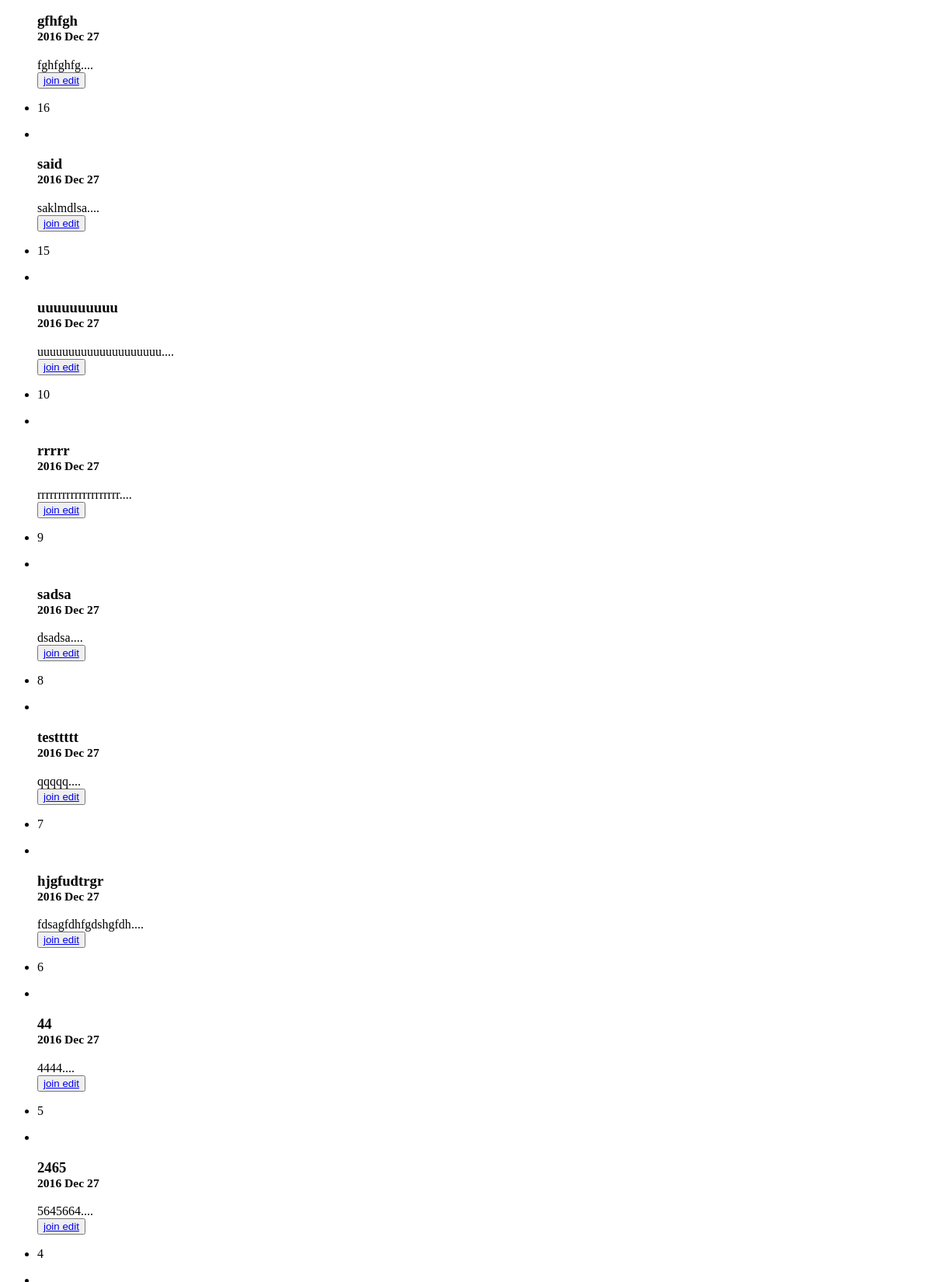
The app's page /hot/, older data.
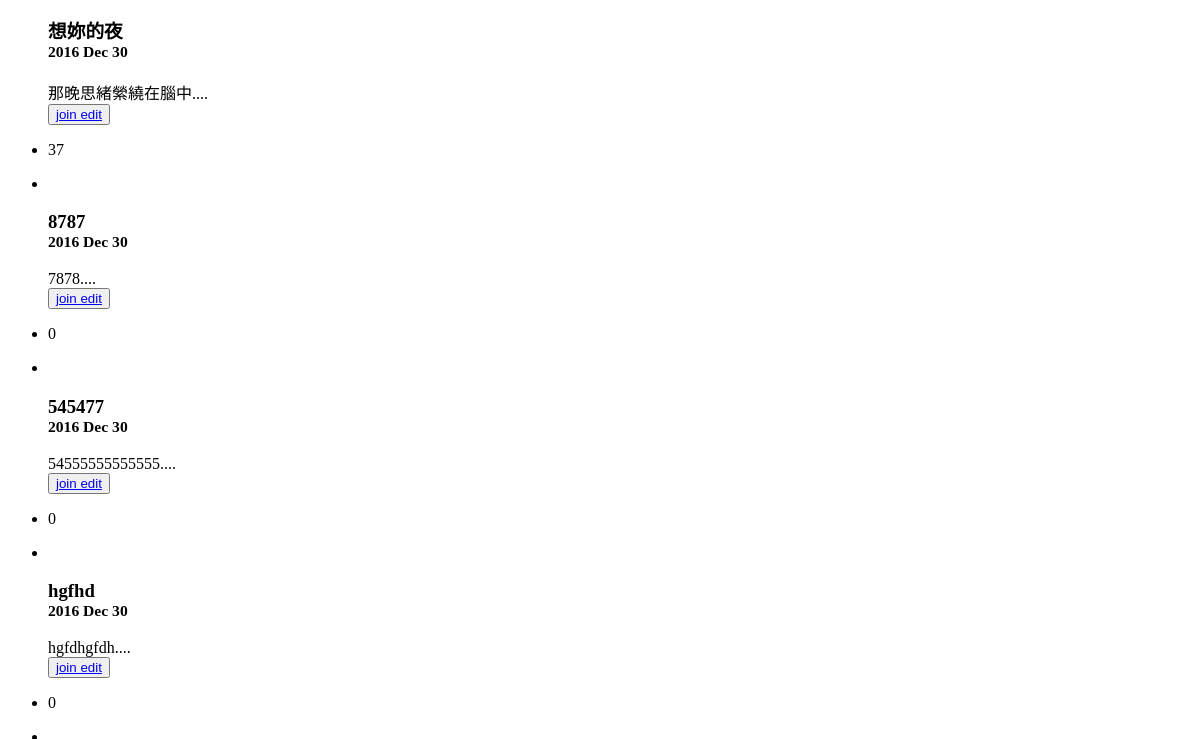
The same page, newer data.
### storyteller_app/models.py (models this page shows)
class Post(models.Model):
	storyTitle = models.CharField(max_length=25)
	created_id = models.CharField(max_length=25)
	created_at = models.CharField(max_length=25)
	created_day = models.CharField(max_length=25)
	created_mon = models.CharField(max_length=25)
	post_likes = models.IntegerField(default=0)
	firstSentence = models.CharField(max_length=25)
	created_auther = models.CharField(max_length=25)

### storyteller_app/views.py (the view)
# urls.py: url(r'^hot/', views.hot_sort, name = 'hot_sort'),
def hot_sort(request):
    limit = 9
    contact_list = Post.objects.all().order_by('-post_likes')
    paginator = Paginator(contact_list, limit) # Show 25 contacts per page
    page = request.GET.get('page')
    try:
        contacts = paginator.page(page)
    except PageNotAnInteger:
        contacts = paginator.page(1)
    except EmptyPage:
        contacts = paginator.page(paginator.num_pages)
    return render(request, 'storyteller_app/refresh_post.html',{'contacts': contacts})

### storyteller_app/templates/storyteller_app/refresh_post.html (shortened to what this page needs)
{% for post in contacts %}
    {% if forloop.counter0|divisibleby:3 %}
		<div class="col-md-offset-3 col-md-2 person-details">
			<figure class="editing" id="story1">
				<figcaption>
				<h3 class="margin-bottom-10">{{ post.storyTitle }}<br/><small>  {{ post.created_at }}</small></h3>
				<span>{{ post.firstSentence }}....</span>
				</figcaption>
				<button type="button" class="btn btn-primary"><a href="{% url 'story' post.created_id %}">join edit</a></button>
			</figure>
			<ul class="list-inline person-details-icons">
				<li><p>{{ post.post_likes }}</p></li>
				<li><a onclick="likes_post({{ post.created_id }});"></a></li>
			</ul>
		</div>
	{% else %}
	<div class="col-md-2 person-details">
			<figure class="editing" id="story1">
				<figcaption>
				<h3 class="margin-bottom-10">{{ post.storyTitle }}<br/><small>  {{ post.created_at }}</small></h3>
				<span>{{ post.firstSentence }}....</span>
				</figcaption>
				<button type="button" class="btn btn-primary"><a href="{% url 'story' post.created_id %}">join edit</a></button>
			</figure>
		<ul class="list-inline person-details-icons">
			<li><p>{{ post.post_likes }}</p></li>
			<li><a onclick="likes_post({{ post.created_id }});"></a></li>
		</ul>
	</div>
	{% endif %}
	{% endfor %}

Row changes from the older to the newer data that the page shows:
removed Post: storyTitle "gfhfgh", created_at "2016 Dec 27", firstSentence "fghfghfg", post_likes "16"
removed Post: storyTitle "rrrrr", created_at "2016 Dec 27", firstSentence "rrrrrrrrrrrrrrrrrrrr", post_likes "9"
removed Post: storyTitle "sadsa", created_at "2016 Dec 27", firstSentence "dsadsa", post_likes "8"
removed Post: storyTitle "testtttt", created_at "2016 Dec 27", firstSentence "qqqqq", post_likes "7"
removed Post: storyTitle "hjgfudtrgr", created_at "2016 Dec 27", firstSentence "fdsagfdhfgdshgfdh", post_likes "6"
changed Post: created_id "1482831429244" → "1483031277798" (drawn); storyTitle "2465" → "想妳的夜"; created_at "2016 Dec 27" → "2016 Dec 30"; firstSentence "5645664" → "那晚思緒縈繞在腦中"; post_likes "4" → "37"; moves up the list
changed Post (number 2 of 4 on the later page): storyTitle "44" → "8787"; created_at "2016 Dec 27" → "2016 Dec 30"; firstSentence "4444" → "7878"; post_likes "5" → "0"; moves up the list
changed Post (number 3 of 4 on the later page): storyTitle "uuuuuuuuuu" → "545477"; created_at "2016 Dec 27" → "2016 Dec 30"; firstSentence "uuuuuuuuuuuuuuuuuuuu" → "54555555555555"; post_likes "10" → "0"; moves down the list
changed Post: created_id "1482807622507" → "1483028077429" (drawn); storyTitle "said" → "hgfhd"; created_at "2016 Dec 27" → "2016 Dec 30"; firstSentence "saklmdlsa" → "hgfdhgfdh"; post_likes "15" → "0"
